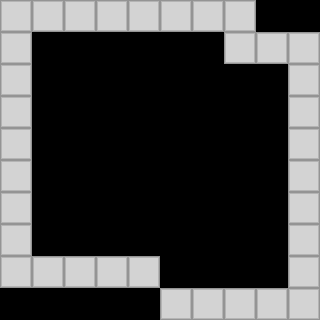

This is a level from a 2D game, rendered from its Tiled map with the project's own tilesets. A one-line summary and the complete map file follow:
An orthogonal 10x10 tile map with 32x32 px tiles, 1 tile layer (Ground Layer).

<map version="1.0" tiledversion="1.1.3" orientation="orthogonal" renderorder="right-down" width="10" height="10" tilewidth="32" tileheight="32" infinite="0" nextobjectid="1">
 <tileset firstgid="1" name="level_tm" tilewidth="32" tileheight="32" tilecount="121" columns="11">
  <image source="level_tm.png" width="352" height="352" />
 </tileset>
 <layer name="Ground Layer" width="10" height="10">
  <data>
   <tile gid="1" />
   <tile gid="1" />
   <tile gid="1" />
   <tile gid="1" />
   <tile gid="1" />
   <tile gid="1" />
   <tile gid="1" />
   <tile gid="1" />
   <tile />
   <tile />
   <tile gid="1" />
   <tile />
   <tile />
   <tile />
   <tile />
   <tile />
   <tile />
   <tile gid="1" />
   <tile gid="1" />
   <tile gid="1" />
   <tile gid="1" />
   <tile />
   <tile />
   <tile />
   <tile />
   <tile />
   <tile />
   <tile />
   <tile />
   <tile gid="1" />
   <tile gid="1" />
   <tile />
   <tile />
   <tile />
   <tile />
   <tile />
   <tile />
   <tile />
   <tile />
   <tile gid="1" />
   <tile gid="1" />
   <tile />
   <tile />
   <tile />
   <tile />
   <tile />
   <tile />
   <tile />
   <tile />
   <tile gid="1" />
   <tile gid="1" />
   <tile />
   <tile />
   <tile />
   <tile />
   <tile />
   <tile />
   <tile />
   <tile />
   <tile gid="1" />
   <tile gid="1" />
   <tile />
   <tile />
   <tile />
   <tile />
   <tile />
   <tile />
   <tile />
   <tile />
   <tile gid="1" />
   <tile gid="1" />
   <tile />
   <tile />
   <tile />
   <tile />
   <tile />
   <tile />
   <tile />
   <tile />
   <tile gid="1" />
   <tile gid="1" />
   <tile gid="1" />
   <tile gid="1" />
   <tile gid="1" />
   <tile gid="1" />
   <tile />
   <tile />
   <tile />
   <tile />
   <tile gid="1" />
   <tile />
   <tile />
   <tile />
   <tile />
   <tile />
   <tile gid="1" />
   <tile gid="1" />
   <tile gid="1" />
   <tile gid="1" />
   <tile gid="1" />
  </data>
 </layer>
</map>